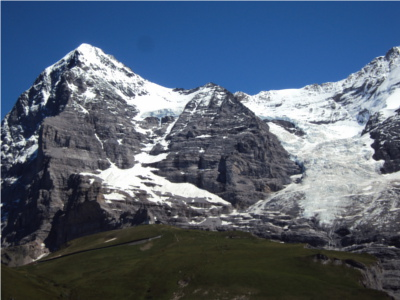
#> input picture Picture1/1Hill.JPG, 400 x 300 px
$ python -i stich.py   (imports and definitions only)   (Python 2 division)
#> lines starting #> are read from the running program, lines starting #| are printed output that depends on the picture
#> further down, picture is the input picture: shape (300, 400, 3); mean B, G, R 113.4, 95.7, 82.9
from Sticher import Sticher
import imutils
import cv2
import numpy as np

def removeBlank(img):
    gray = cv2.cvtColor(img, cv2.COLOR_BGR2GRAY)
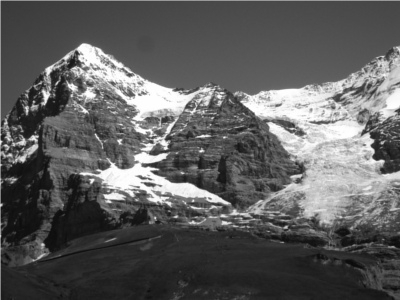
#> gray: shape (300, 400); min 9, max 255, mean 93.9
    gray = cv2.medianBlur(gray, 3)
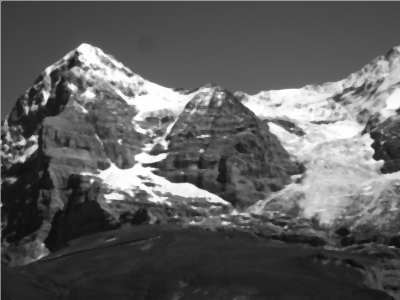
#> gray: shape (300, 400); min 12, max 255, mean 93.6

    ret, thresh = cv2.threshold(gray, 1, 255, 0)
#> thresh: shape (300, 400); every value is 255
    contours, hierarchy = cv2.findContours(thresh, cv2.RETR_LIST, cv2.CHAIN_APPROX_SIMPLE)
#> contours = [[[0, 0], [0, 299], [399, 299], [399, 0]]]

    max_area = -1
    best_cnt = None

    for cnt in contours:

        area = cv2.contourArea(cnt)
        if area > max_area:
            max_area = area
            best_cnt = cnt
#> this loop made 1 pass
#> (area, max_area, best_cnt) on pass 1: (119301, 119301, [[0, 0], [0, 299], [399, 299], [399, 0]])
#> after the loop, max_area = 119301

    approx = cv2.approxPolyDP(best_cnt, 0.01 * cv2.arcLength(best_cnt, True), True)
#> approx = [[0, 0], [0, 299], [399, 299], [399, 0]]
    far = approx[np.product(approx, 2).argmax()][0]
#> far = [399, 299]
#> (the run stopped early here; a loop or call above may not have finished)

$ run again, on Picture1/2Hill.JPG
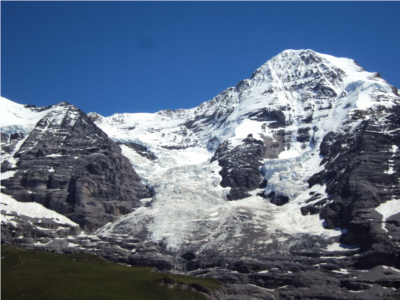
#> input picture Picture1/2Hill.JPG, 400 x 300 px
#> picture is the input picture: shape (300, 400, 3); mean B, G, R 131, 108.6, 93
#> in removeBlank, `gray = cv2.cvtColor(img, cv2.COLOR_BGR2GRAY)`:
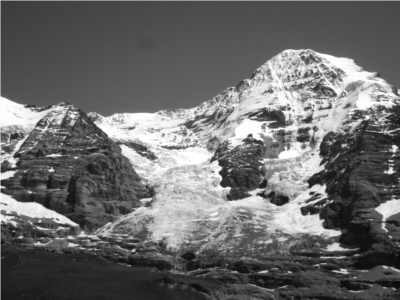
#> gray: shape (300, 400); min 8, max 255, mean 106.5
#> in removeBlank, `gray = cv2.medianBlur(gray, 3)`:
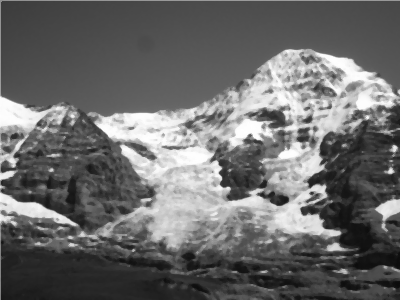
#> gray: shape (300, 400); min 11, max 255, mean 106.3
#> thresh: shape (300, 400); every value is 255
#> contours = [[[0, 0], [0, 299], [399, 299], [399, 0]]]
#> the loop in removeBlank, `for cnt in contours: ` made 1 pass
#> (area, max_area, best_cnt) on pass 1: (119301, 119301, [[0, 0], [0, 299], [399, 299], [399, 0]])
#> after the loop in removeBlank, `for cnt in contours:`: max_area = 119301
#> approx = [[0, 0], [0, 299], [399, 299], [399, 0]]
#> far = [399, 299]

$ run again, on Picture1/3Hill.JPG
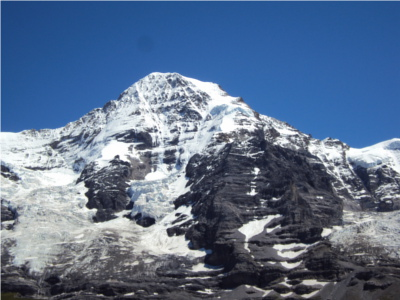
#> input picture Picture1/3Hill.JPG, 400 x 300 px
#> picture is the input picture: shape (300, 400, 3); mean B, G, R 142.2, 113.3, 93.1
#> in removeBlank, `gray = cv2.cvtColor(img, cv2.COLOR_BGR2GRAY)`:
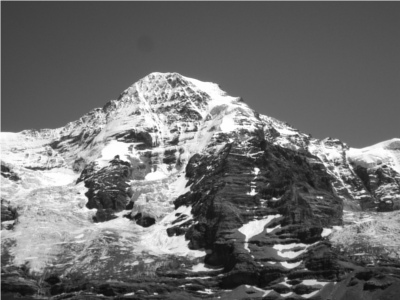
#> gray: shape (300, 400); min 10, max 255, mean 110.5
#> in removeBlank, `gray = cv2.medianBlur(gray, 3)`:
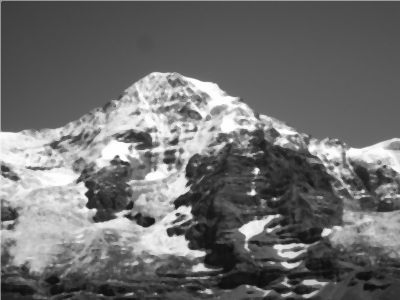
#> gray: shape (300, 400); min 13, max 255, mean 110.4
#> thresh: shape (300, 400); every value is 255
#> contours = [[[0, 0], [0, 299], [399, 299], [399, 0]]]
#> the loop in removeBlank, `for cnt in contours: ` made 1 pass
#> (area, max_area, best_cnt) on pass 1: (119301, 119301, [[0, 0], [0, 299], [399, 299], [399, 0]])
#> after the loop in removeBlank, `for cnt in contours:`: max_area = 119301
#> approx = [[0, 0], [0, 299], [399, 299], [399, 0]]
#> far = [399, 299]
